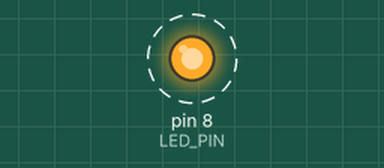
The sketch below on a simulated Arduino Uno, built with avr-gcc and run on an emulated ATmega328P. On the bench: output pins drawn as LEDs (lit = HIGH). Dashed ring = blinking. What the sketch prints to the serial monitor is not drawn.

Above: at 0.2 s.
Timing chart, 0 to 3.0 s (numbered marks = the images above):
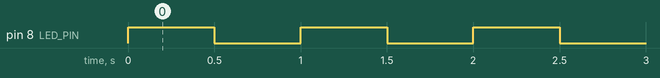

Measured:
- by itself, pin 8 (LED_PIN): alternates HIGH for 0.50 s and LOW for 0.50 s

The sketch:

basic_io_test.ino
```cpp
/*
  Session 1 Practice — Basic I/O + Circuit Test
  LED -> D8 (through 220ohm resistor) -> GND

  Goal: confirm your first circuit works, and get a first look at Serial output
  (covered properly in Session 5).
*/

const int LED_PIN = 8;

void setup() {
  pinMode(LED_PIN, OUTPUT);
  Serial.begin(9600);
  Serial.println("Session 1: MCU + circuit basics OK, blinking LED on D8");
}

void loop() {
  digitalWrite(LED_PIN, HIGH);
  delay(500);
  digitalWrite(LED_PIN, LOW);
  delay(500);
}
```
